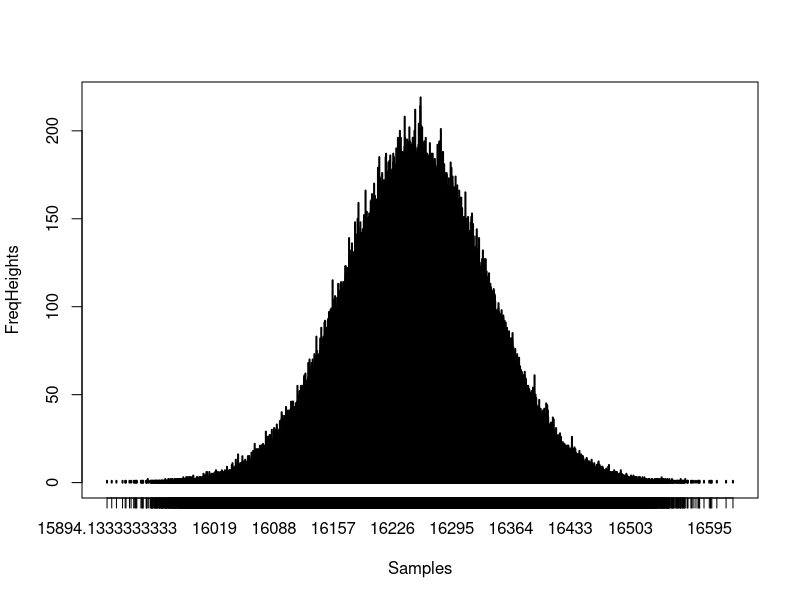
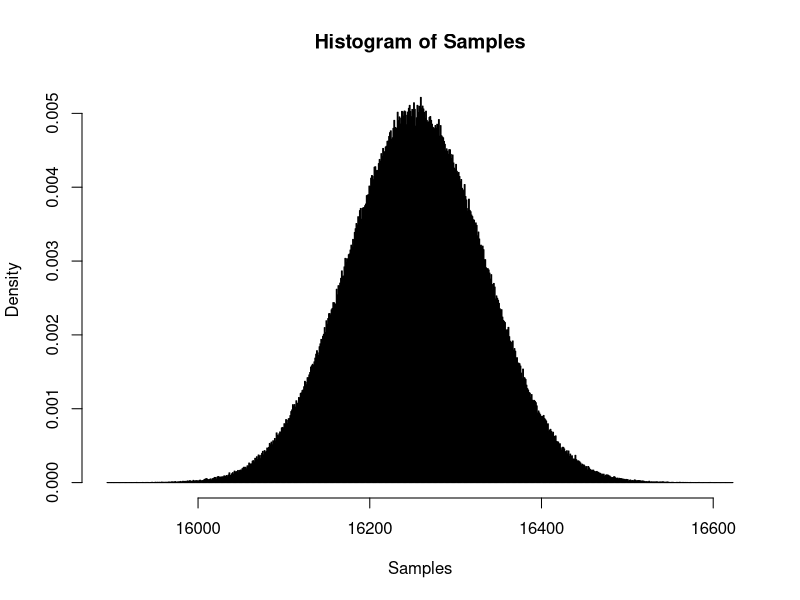
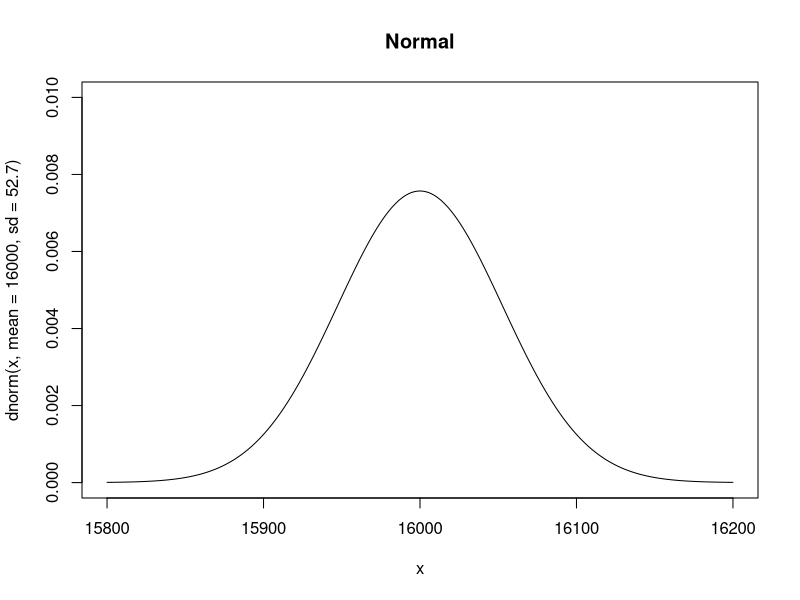
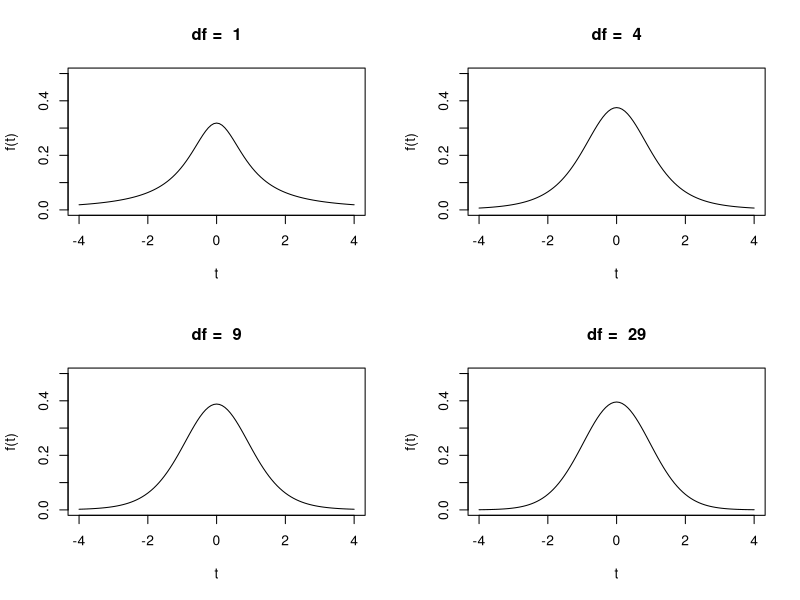
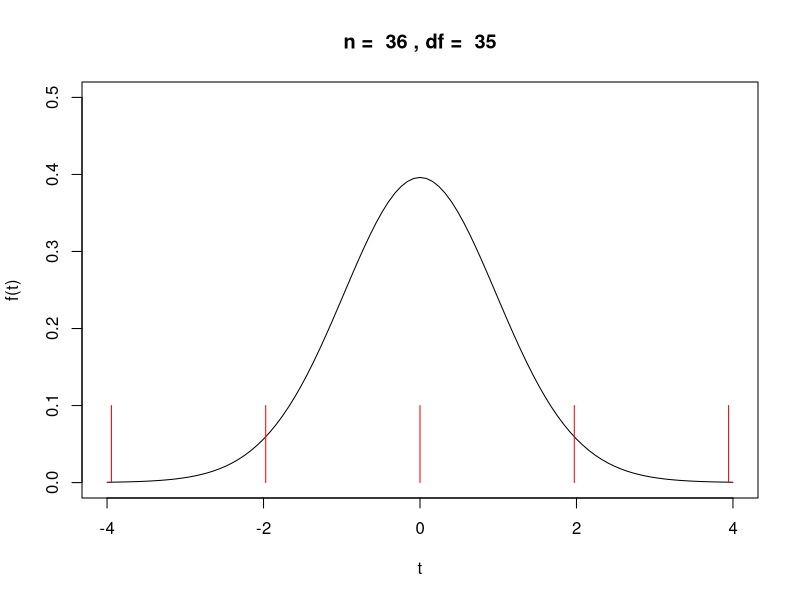
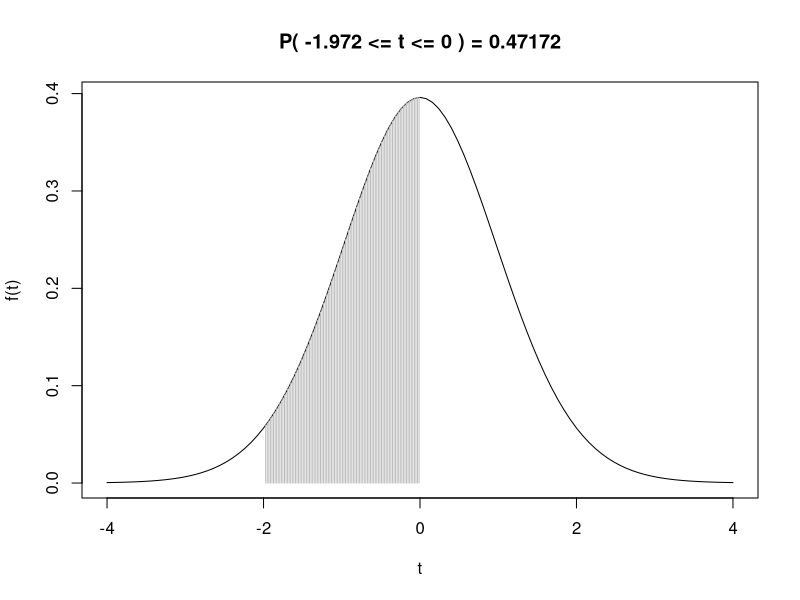
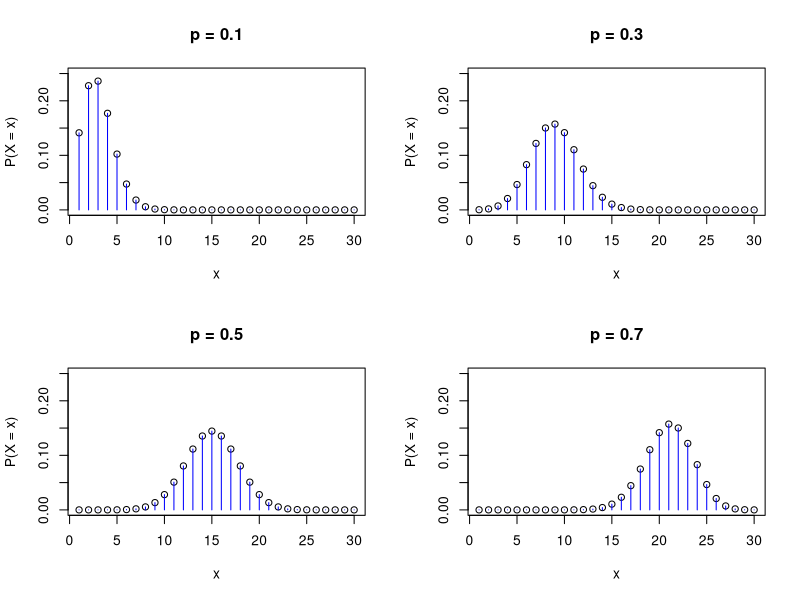
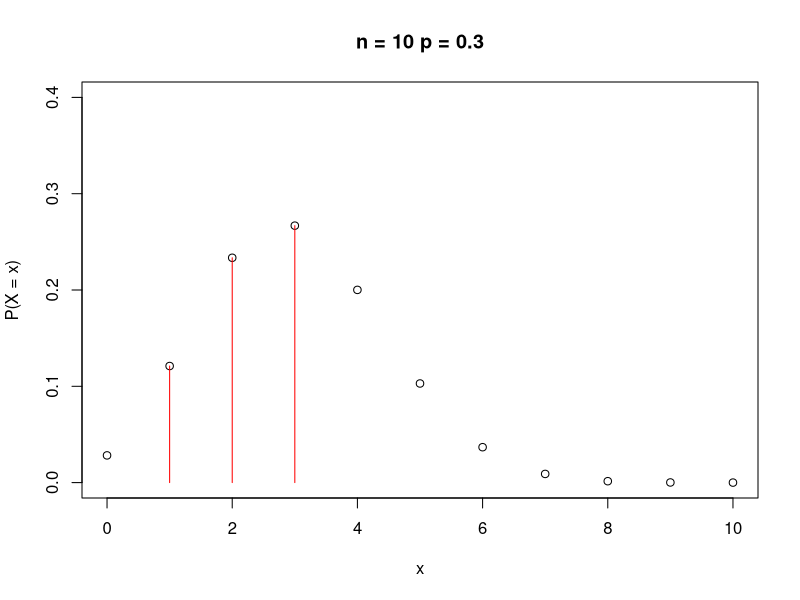

The R script that drew these images, in order: (Note: this script raises an error after producing the figures.)
# 현대적인 확률 : 많은 횟수로 실험을 시행할 때 어떤 사건이 발생하여 관찰되는 비율
# 상대도수에 의한 방법으로 확률을 정의 : 대수의 법칙(Law of large numbers)에 의존
## 대수의 법칙 ? : 아주 많은 횟수로 실험을 실행하게 되면,
##                 어떤 사건이 일어날 상대적 빈도수는 '단 한 번의 시행'에서
##                 그 사건이 일어날 확률(이론적 확률)에 점점 가까워지게 된다.

# 확률변수(Random variable) : 다양하게 나타나는 '사건에 어떤 값을 대응시킨 것'
# 확률분포(Probability Distribution) : 모집단의 표본을 대상으로한 실험에서 얻어지는 사건의 상대도수 분포
# 확률을 배우는 이유 ? : 특정 패턴을 띄는 어떤 사건을 확률변수로 도입하여 
#                        중요한 판단 시점에 확률분포를 참조하여 
#                        불확실한 문제를 논리적으로 추정, 검정할 수 있기 때문이다.

# 확률분포의 종류
# - 이산확률변수(discrete random variable) : 확률변수의 값이 상호배타적이고 유한한 변수 
#                                            ex) X = {1, 2, 3, 4 ....}
# - 이산확률분포(discrete probability distribution) : 이산확률변수 값들의 확률분포
# 기호 : 확률변수 X의 확률 -> P(X = xi) = Pi(i = 1, 2, 3, 4, ..., n) = P(1), P(2), ..., P(n)
# 개별 값(xi)의 확률 : 0 <= P(X) <= 1, (i = 1, 2, 3, 4, ..., n)
# 모두 더한 값 = 1 -> P(x1) + P(x2) + P(x3) + ... + P(n-1) + P(n) = 1
## 확률질량함수(Probability mass function, PMF) : 이산확률변수 X에 대응하는 확률을 함수(f)로 나타낼 때,
##                                                f(X)를 X의 확률질량함수(PMF)라고 한다.
## 기대값 E(X) = x̄ = for(i=1, i<=n, i++) ∑ xi * pi
## 분산 V(X) = ∂^2(X) = E{(x - x̄)^2} = ∑ (xi - x̄)^2 * pi
## 표준편차 ∂(X) = √V(X)

# - 연속확률변수(continuous random variable) : 어떤 구간 안에 있는 셀 수 없이 많은 값을 갖는 확률 변수 
#                                              ex) 실수들
# - 연속확률분포(continuous probability distribution) : 연속확률변수의 확률 분포
# 기호 : 확률변수 X의 확률 -> P(a <= X <= b)
# 구간의 확률 : 0 <= P(a <= X <= b) <= 1
## 확률밀도함수(Probability density function, PDF) : 연속확률변수 X에 대응하는 확률을 함수(f)로 나타낼 때,
##                                                   f(X)를 X의 확률밀도함수(PDF)라고 한다.
##                                                   (보통 확률함수라고 한다.)
## 확률 값 : P(a <= X <= b) = ∫(b, a) f(X) dX (a부터 b사이의 면적)
## 과정 - 사건 -> 확률변수 -> 확률분포 -> 추정 or 검정 -> 활용


# 정규분포(Normal Distribution) ----
## 정규성(normality) : 정규분포의 패턴
## 어떤 분포나 패턴을 알아야 하는 이유 ? : 어떤 현상들이 특정 분포나 패턴을 따른다는 가정으로
##                                         주로 확률을 추정하거나 다양한 검정을 하기 위함.
## 1. 종모양이며 좌우 대칭(평균, 중앙값, 최빈값이 정중앙에 위치한다.)
## 2. 좌우 측면으로 갈수록 곡선이 축에 근접하지만 축과 만나지 않는다.
## 3. 분포의 넓이는 1
## 4. 평균에 의해 분포의 위치가 좌우로 이동하며, 표준편차에 의해 편평함(평활)이 달라진다.
### 모집단의 관찰대상이 많을 때 전수 조사하여 분포를 확인하는
### 비효율적이며 경우에 따라 불가능에 가깝다.

## 중심극한정리(Central Limit Theorem) : 충분히 큰 표본으로 구한 표본평균(x̄)의 분포는
##                                       정규분포에 근접하게 된다.
## 요약 : 표본을 n개씩 가능한 경우의 수만큼 반복하여 추출하면 모집단의 특성치(평균, 표준편차)를
##        정확하게 계산 할 수 있다. 
##        (표본평균과 표본분산(또는 표준편차)을 모집단 모수의 '불편추정량(unbiased estimator)'라 부르는 근거)
### 모집단 표준편차(∂)는 상수로 일정하지만, 표본평균의 표준편차는 n의 크기에 따라 모수(∂)와 달라진다.
### 이처럼 n에 따라 모집단의 표준편차와 달라지는 정규분포 상의 표본평균의 표준편차 ∂ / √n을 '표준오차'라고 부른다.

## Example - 대한민국 30대 여성 350만 명의 키
## Step1. 350만 개의 난수를 생성
Prop <- runif(3500000, min = 15500, max = 17000)
Prop <- as.integer(Prop) # 난수 생성 후 빠른 연산을 위해 정수로 변경

## Step2. 표본추출 후 평균값을 저장할 변수를 만든다.
Samples <- integer(10^6) # 크기만큼 미리 정의하면 for문을 빠르게 돌릴 수 있다.

## Step3. 30개씩 표본추출한 후 평균을 구하고 Samples변수에 저장한다.
for(i in 1 : 10^6){
  s <- Prop[sample(Prop, 30, replace = T)]
  mean_s <- mean(s)
  Samples[i] <- mean_s
}

## Step4. 도수를 구한다.
FreqHeights <- table(Samples)

## Step5. 구한 도수를 Graph로 그린다.
plot(FreqHeights, type = "h", lwd = 2)

## Step6. Histogram을 그린다.
hist(Samples, breaks = 1000, prob = T) # prob 인자로 상대도수 그리기.

## 위 과정을 여러 번 반복하여 분포표를 다시 그려도 표본평균분포의 정규성은 크게 다르지 않다.
## 반복할수록 모양이 조금씩 다르지만 표본평균분포의 패턴, 
## 즉 정규성(Normality)을 받아들일 수밖에 없다. 이를 '경험적 규칙(empirical rule, three-sigma rule)'이라 한다.

x <- seq(from = 15800, to = 16200, length.out = 1000)
ylim <- c(0, 0.01)
plot(x, dnorm(x, mean = 16000, sd = 52.7), main = "Normal", type = "l", ylim = ylim)

## 정규분포를 따르는 모집단으로부터 어떤 표본 하나를 추출할 때, 
## 경험적 규칙에 의해 그 표본이 모집단 평균(μ)로부터
## ±1∂ 사이에 위치할 확률 P(μ - 1∂ <= x <= μ + 1∂) = 0.6827
## ±2∂ 사이에 위치할 확률 P(μ - 2∂ <= x <= μ + 2∂) = 0.9545
## ±3∂ 사이에 위치할 확률 P(μ - 3∂ <= x <= μ + 3∂) = 0.9973


## 표준정규분포(Standart Normal Distribution) : 특정 현상의 단위(cm, kg 등)와 상관없이 
##                                              표준화 값(Z-value, (X - μ) / ∂)으로 나타낸 분포
## 표본이 평균에서 멀어져 있는 정도, 
## 즉 편차(X - μ)가 표준편차(표준오차)의 몇 배인지를 나타내는 값 = Z.
## Z가 1인 곳의 면적 : P(0 < Z < 1) = 0.3413
pnorm(1, mean = 0, sd = 1) - 0.5
## 확률이 95%인 Z를 찾기 위해 양측에 2.5%씩 분배 -> Z = 1.96
qnorm(0.025, mean = 0, sd = 1, lower.tail = F)

## 요약 : 어떤 현상의 확률분포를 정확히 알 수 없을지라도 정규성을 가정한다면
##        특정 구간에 해당하는 확률이나 그 반대의 경우도 표준정규분포만으로도 충분히 계산 가능하다.
## Z-value    확률  Z-value   확률
##     0.5  0.1915    1.645   0.45
##       1  0.3413     1.96 0.4750
##       2  0.4772     2.58 0.4950


## 통계적 추정 
## 신뢰구간(Confidence Interval) : 표본평균의 연속확률분포에 모집단 평균 μ가 포함될
##                                 x̄ ±Z(α)/2 ∂ / √n
## 신뢰수준(Confidence Level), 신뢰도(1 - α), 신뢰계수 : 신뢰구간 내에 모집단 평균 μ가 포함될 확률
## 오차율 : 신뢰구간 밖에 모집단평균이 포함될 확률 (α)
## 추측통계 : 표본평균이 띄는 정규성을 이용하여 모집단의 모수를 추론하는 통계의 유형
### '통계적 추정(Statistical Estimation)' : 표본 통계량으로 모수를 확정적으로 알 수는 없지만,
###                                         확률에서 유래한 '신뢰수준(Confidence Level)'개념을
###                                         이용하여 모수를 추정하는 방법
### '가설 검정(Test)' : 기존 주장이나 가설을 '신뢰도'수준에서 통계량을 이용하여 테스트하는 방법



## 다양한 분포(패턴)들
## 1. t분포 -> 표본의 표준편차를 이용하여 모집단을 추정할 때 '자유도'에 따라 엄밀하게 표준화된
##             표본평균(x̄)의 확률분포를 채택
## 2. 포아송분포 -> 일정한 시간, 거리, 공간 범위에 특정 사건의 결과가 나타날 횟수(X)의 확률 분포
## 3. 지수분포 -> 포아송을 따르는 현상에 이어 다음 결과가 나타나기까지 소요시간(X)의 확률 분포
## 4. 어떤 현상(사건)의 결과가 '두 가지 결과'로만 나타날 때
## 4-1. 이항 분포 -> 특정 결과가 '나타날 횟수(X)'의 확률 분포
## 4-2. 기하 분포 -> 특정 결과가 '처음 나타날 때까지 시도할(또는 실패할) 횟수(X)'의 확률 분포
## 4-3. 초기하 분포 -> n개씩 연속 추출하여(비복원) 'n개중 특정 결과가 나타날 횟수(X)'의 확률 분포


### t-분포(Student t-distribution) - curve(dt()) ----
### : 모집단의 평균을 아는 경우는 드물고 표준편차는 파악하기 힘들다.
###   따라서, 불편추정량으로써 표본표준편차 s를 대신 사용하여 Z를 계산할 수도 있다.
###   Z = (x̄ - μ) / (∂ / √n) = (x̄ - μ) / (S / √n)
###   t = (x̄ - μ) / (S / √n)
###   ※ s를 사용하여 모수를 추정 또는 검정하는 가장 적절한 확률분포
###   평균 = 0, 좌우대칭이며 표본의 수, 자유도 = df(degrees of freedom)에 따라 모양이 달라진다.
par(mfrow = c(2, 2))
n_list <- c(2, 5, 10, 30) # 표본 수 n
df_list <- n_list - 1 # 자유도 df
for(i in 1 : length(df_list)){
  curve(dt(x, df_list[i]), -4, 4, xlab = "t", ylab = "f(t)", ylim = c(0, 0.5),
        main = paste("df = ", df_list[i]))
}

par(mfrow = c(1, 1))
x <- c(25, 24, 24, 27, 29, 31, 28, 24, 25, 26, 25, 18, 30, 28, 23, 26, 27, 23,
       16, 20, 22, 22, 25, 24, 24, 25, 25, 27, 26, 30, 25, 25, 26, 26, 25, 24)
n <- length(x) # n
df <- n - 1 # 자유도
x_mean <- mean(x) # 표본평균
(x_sd <- sd(x)) # 표준편차
(x_se <- x_sd / sqrt(n)) # 표준오차
                         # x̄ = 25, S = 3.043, n = 36, S / √n = 0.507
x_temp <- c(23, 24, 25, 26, 27)
(x_temp_t <- round((x_temp - x_mean) / x_se, 3))
curve(dt(x, df), -4, 4, xlab = "t", ylab = "f(t)", 
      ylim = c(0, 0.5), main = paste("n = ", n, ", df = ", df))
lines(x_temp_t, (x_temp_t - x_temp_t) + 0.1, type = "h", col = "red")

# 예제 - 월간 도서판매량의 95% 신뢰구간
x <- c(29, 24, 27, 28, 24, 25, 26, 26, 28, 26, 25, 26, 27, 26, 19, 25, 26, 26, 26, 25, 25,
       28, 30, 32, 31, 27, 31, 29, 25, 17, 21, 23, 23, 26, 27, 27)
n <- length(x)
df <- n - 1
(mean_x <- mean(x)) # 평균 : 26
(sd_x <- sd(x)) # 표준편차 : 3.04255
(se_x <- sd_x / sqrt(n)) # 표준오차 : 0.5070926
# 모집단 평균의 95% 신뢰구간은?
(t_left <- qt(0.025, df)) # 좌측 t값 : -2.030108
(t_right <- qt(0.975, df)) # 우측 t값 : 2.030108
(interval_left <- t_left * se_x) # 좌측 구간 : -1.029453
(interval_right <- t_right * se_x) # 우측 구간 : 1.029453
(conf_lower <- mean_x + interval_left) # 신뢰 구간 하한 : 24.97055
(conf_upper <- mean_x + interval_right) # 신뢰 구간 상한 : 27.02945
## 요약
conf_lower <- mean_x + qt(0.025, df) * se_x
conf_upper <- mean_x + qt(0.975, df) * se_x
paste("모집단 평균의 95% 신뢰구간 하한은", conf_lower, "상한은", conf_upper)
mean_x + qt(c(0.025, 0.975), df) * se_x
# 모집단의 평균이 특정 범위에 들어갈 확률은?
lower_value <- 25 # 특정 범위 하한 값
upper_value <- 26 # 특정 범위 상한 
(t_left <- (lower_value - mean_x) / se_x) # 하한 값에 해당하는 t-value : -1.972027
(t_right <- (upper_value - mean_x) / se_x) # 상한 값에 해당하는 t-value : 0
(p_left <- 1 - pt(t_left, df)) # 하한 t-value의 확률(왼쪽꼬리) : 0.971725
(p_right <- 1 - pt(t_right, df)) # 상한 t-value의 확률(왼쪽꼬리) : 0.5
(p_result <- p_left - p_right) # 0.471725
curve(dt(x, df), -4, 4, xlab = "t", ylab = "f(t)", main = paste("P(", round(t_left, 3), "<= t <=",
                                                                round(t_right, 3), ") =", 
                                                                round(p_result, 5)))
t_range <- seq(t_left, t_right, 0.02)
lines(t_range, dt(t_range, df), type = "h", col = "grey")


### 이항분포(Binomial distribution) - dbinom() ----
### : 두 가지의 결과로 나타나는 어떤 사건이 있을 때, n번 시행에서 
###   x번 특정 결과(성공, 실패)가 나타날 확률분포
### ※ 이항분포를 구성하는 사건의 결과는 '베르누이 과정'이라는 특성이 있다.
###    - 베르누이 과정
###      1. 개별 시행에서 두 가지 결과만 나타난다. (앞, 뒤), (성공, 실패) 등
###      2. 각 시행은 독립적이다. (전후 수행간 관계가 없고, 서로 영향을 주지 않는다.)
###      3. 각 시행에서 특정 결과가 나오는 확률은 변하지 않는다.
###         ex) '동전을 던질 때 마다 앞면이 나올 확률이 매번 달라지지 않는다'는 의미.
###    - 베르누이 과정을 통해 n번 시행에서 x번 특정 결과가 나타날 확률
###      P(X = x) = n! / (x! * (n - x)!) * P^x * (1 - P)^(n - x)
###      n = 시행횟수, x = 특정 결과 횟수, P = 특정 결과 확률, (1 - P) = 특정 결과 이외의 확률,
###      n * p = 평균, n * p * (1 - p) = 분산

# 예제
# Step1. 여러 개 그래프를 그릴 준비.
par(mfrow = c(2, 2))

# Step2. 시행 횟수와 각 시행 확률을 설정한다.
n <- 30 # 시행횟수
p_list <- c(0.1, 0.3, 0.5, 0.7) # 발생확률

# Step3. Graph를 그린다.
for(i in 1 : length(p_list)){
  p_x <- dbinom(x = 1 : n, n, p_list[i])
  plot(x = 1 : n, p_x, xlab = "x", ylab = "P(X = x)", ylim = c(0, 0.25),
       xlim = c(1, n), main = paste("p =", p_list[i]))
  x_seq <- seq(1, n, 1)
  lines(x_seq, p_x, type = "h", col = "blue")
}

## 여행패키지 - 이항분포를 통한 확률 구하기
##              서울시민을 무작위로 10씩 뽑아 그 중 유럽 여행자가 5명이 포함될 확률?
##              P(X = 5) = 10! / (5! * (10 - 5)!) * 0.3^5 * (1 - 0.3)^(10 - 5) = 0.2
## Step1. 시행횟수와 시행 확률을 설정한다.
n <- 10 # 시행횟수
p <- 0.3 # 각 시행마다 특정 결과가 나올 확률

## Step2. 알고 싶은 확률값의 범위를 설정
x_list <- c(0 : n)
x_lower <- 1
x_upper <- 3 # 유럽 여행자가 1명부터 3명까지 포함될 확률을 알고 싶다.

## Step3. 확률 값을 구한다.
round(dbinom(x_list, n, prob = p), 3)

## Step4. 알고 싶은 확률 값만 구한다.
round(dbinom(x_lower : x_upper, n, prob = p), 3)
sum(dbinom(x_lower : x_upper, n, prob = p)) # P(1 <= X <= 3) = 0.6213

## Step5. 그래프를 그린다.
par(mfrow = c(1, 1))
p_x <- dbinom(x_list, n, p)
plot(x_list, p_x, xlab = "x", ylab = "P(X = x)", ylim = c(0, 0.4), xlim = c(0, n),
     main = paste("n =", n ,"p =", p))
x_seq <- seq(x_lower, x_upper, 1)
lines(x_seq, dbinom(x_seq, n, p), type = "h", col = "red")


### 기하분포(Geometric distribution) - dgeom() ----
### : 특정 결과가 처음 나타나기 전까지 시도할(또는 실패할) 횟수(X)를 확률변수로 하는 분포
###   P(X = x) = (1 - p)^x * p (x = 1, 2, 3, ...)
###   x = 특정 결과 발생전 시도(실패) 횟수, p = 특정 결과 확률, (1 - p) = 특정 결과 이외의 확률
###   1 / p - 1 = 평균, (1 - p) / p^2 = 분산
### ※ 확률변수는 0 또는 1에서 시작할 수 있다.
###    - 0부터 시작 : 성공할 때까지 시도(혹은 실퍠)한 횟수
###                   P(X = x) = (1 - p)^x * p, (x = 0, 1, 2, 3 ...)
###    - 1부터 시작 : x번 시행 후 첫 번째 성공할 확률
###                   P(X = x) = (1 - p)^(x - 1) * p, (x = 1, 2, 3 ...)
###      ex) 개별 확률이 0.3인 경우, 0부터 시작 - x = 1일 때 확률 = 0.3 * 0.7 = 0.21
###                                  1부터 시작 - x = 1일 때 확률 = 1 * 0.3 = 0.3
###          0부터 시작하는 경우 x = 1의 의미 : 한 번 실패했다. / 두 번 시행할 때 성공했다.
###                                             1부터 시작하는 경우의 x = 2와 확률이 같다.
###          1부터 시작하는 경우 x = 1의 의미 : 1번 시행했다. / 한 번도 실패하지 않았다.
###                                             0부터 시작하는 경우의 x = 0과 확률이 같다.
###          R은 0부터 시작하는 경우에 해당하는 확률값을 구해준다.
# Step1. 그래프 개수를 설정한다.
par(mfrow = c(2, 3))

# Step2. 개별 확률과 시행할 횟수를 설정한다.
p_list <- c(0.1, 0.2, 0.3, 0.4, 0.5, 0.7) # 그래프로 그릴 개별 확률들
x_list <- 50 # 발생하는 횟수(1부터 x축에 보여줄 최대값)

# Step3. 그래프를 그린다.
for(i in 1 : length(p_list)){
  p_x <- dgeom(x = 0 : x_list, p_list[i])
  plot(x = 0 : x_list, p_x, xlab = "x", ylab = "P(X = x)", ylim = c(0, p_list[i] + 0.1),
       xlim = c(0, x_list), main = paste("p =", p_list[i]))
  x_seq <- seq(0, x_list, 1)
  lines(x_seq, p_x, type = "h", col = "blue")
}

## 여행패키지 - 기하분포를 이용한 확률 구하기
##              두 번 실패 후 세 번째에 유럽여행자를 발견할 확률?
## Step1. 개별 확률을 설정
p <- 0.3 # 발생 확률

## Step2. 시행 횟수를 설정
x_list <- c(0 : 30)

## Step3. 살펴볼 범위를 설정
x_lower <- 3 # 사례 하한
x_upper <- 5 # 사례 상한

## Step4. 확률 값 구하기
round(dgeom(x_list, prob = p), 3)

## Step5. 알고 싶은 범위의 각각 확률 값 구하기
round(dgeom(x_lower : x_upper, prob = p), 3)

## Step6. 합산된 확률값 구하기
sum(dgeom(x_lower : x_upper, prob = p))

## Step7. 그래프 그리기
par(mfrow = c(1, 1))
p_x <- dgeom(x_list, prob = p)
plot(x_list, p_x, xlab = "x", ylab = "P(X = x)", ylim = c(0, 0.4), xlim = c(0, 30),
     main = paste("p =", p))
x_seq <- seq(x_lower, x_upper, 1)
lines(x_seq, dgeom(x_seq, prob = p), type = "h", col = "red")


### 초기하분포(Hyper-geometric distribution) - dhyper() ----
### : 표본공간에 특정 현상 m개와 그 외의 현상 n이 있고, k개 표본을 '비복원' 추출하여
###   추출한 k개중 특정 결과가 나타날 개수(X)의 확률을 이용한다.
# Step1. 필요한 값을 설정한다.
par(mfrow = c(2, 3))
m <- 100 # 전체중 특정 현상 
n <- 200 # 전체중 특정 현상 외 수

# Step2. 추출할 표본의 수를 설정한다.
k_list <- c(50, 100, 150, 200, 250, 300) # 추출하는 표본의 수
x_list <- c(80) # 추출한 표본중 특정 결과의 수

# Step3. 그래프로 나타낸다.
for(i in 1 : length(k_list)){
  p_x <- dhyper(x = 1 : x_list, m, m + n, k_list[i])
  plot(x = 1 : x_list, p_x, xlab = "x", ylab = "P(X = x)", ylim = c(0, 0.15),
       xlim = c(1, x_list), main = paste("k =", k_list[i]))
  x_seq <- seq(1, x_list, 1)
  lines(x_seq, p_x, type = "h", col = "blue")
}

## 이벤트 예제 - 초기하 분포를 이용한 확률 구하기
##               10명을 임의로 선정했을 때, 자사의 고객이 티켓을 한 장도 받지 못할 확률?
par(mfrow = c(2, 2))
m <- 121 # 전체 중 특정 현상 수
n <- 206 # 전체 중 특정 현상 외 수
k <- 10 # 추출하는 표본의 수
x <- 0 # 추출한 표본 중 특정 결과의 수
x_list <- 10 # 추출한 표본 중 특정 결과의 수
round(dhyper(0 : x_list, m, m + n, k), 5) # 회원이 한 명도 선정되지 않을 확률 = 4.133%

# 3 ~ 5명일 확률?
par(mfrow = c(1, 1))
x_lower <- 3 # 사례 하한
x_upper <- 5 # 사례 상한
sum(round(dhyper(x_lower : x_upper, m, m + n, k), 5))
p_x <- dhyper(0 : x_list, m, m + n, k)
plot(x = 0 : x_list, p_x, xlab = "x", ylab = "P(X = x)", ylim = c(0, 0.30),
     xlim = c(1, x_list), main = paste("k =", k, "x =", x))
x_seq <- seq(x_lower, x_upper, 1)
lines(x_seq, dhyper(x_lower : x_upper, m, m + n, k), type = "h", col = "red")


### 포아송분포(Poisson distribution) - dpois() ----
### : 일정한 시간, 거리, 공간 범위에 특정 결과가 나타날 횟수(X)의 확률 분포
###   매우 낮은 사건들의 이산적인 확률분포 ex) 일정 시간 동안 걸려오는 전화 콜 수, 매장 방문자 수 ..
### ※ 이항분포 : 시행 횟수에 따라 두 가지 결과 중 특정 결과가 발생할 확률을 분포로 나타낸다.
###   포아송분포 : 시행횟수가 아닌 '평균발생횟수 λ(lambda)'에 따라 일정한 시간이나 공간에서
###                특정 결과가 독립적으로 발생할 확률을 분포로 나타낸다.
###   P(X = x) = e^(-λ) * λ^x / x!, (x >= 0)
###   λ = μ = 평균 = 분산, e = 2.71828
par(mfrow = c(2, 3))
lambda_list <- c(3, 5, 10, 15, 20, 30) # 평균 리스트
x_list <- 30 # 발생하는 횟수 (1부터 X축에 보여줄 최대값)
for(i in 1 : length(lambda_list)){
  p_x <- dpois(x = 0 : x_list, lambda_list[i])
  plot(x = 0 : x_list, p_x, xlab = "x", ylab = "P(X = x)", ylim = c(0, 0.25), xlim = c(0, x_list),
       main = paste("lambda =", lambda_list[i]))
  x_seq <- seq(0, x_list, 1)
  lines(x_seq, p_x, type = "h", col = "blue")
}

## 포아송 분포를 이용한 확률 구하기 - 일주일에 평균 발생할 소동 횟수 0 ~ 20의 확률
lambda <- 5 # 평균 (일주일 평균 소동횟수)
x_list <- c(0 : 20)
(p_list <- round(dpois(x_list, lambda), 5)) # 0 ~ 20 까지 확률
# 취객소동이 발생하지 않을 확률? μ = 5 / 7 = 0.7143
#                                P(X = 0) = e^(-0.7143) * 0.7143^0 / 0! = 0.4895417
lambda_day <- lambda / 7 # 평균 (하루 평균 소동횟수)
(p_x_0 <- dpois(0, lambda_day)) # 하루 소동횟수 0회일 확률
# 일주일간 최객소동이 3회 이상일 확률? P(X >= 3) = 1 - P(0 <= X <= 2)
#                                      = 1 - 0.00674 - 0.03369 - 0.08422 = 0.875348
par(mfrow = c(1, 1))
x <- 3 # X이상의 확률을 포아송 분포에 표시한다.
(p_x_above3 <- 1 - sum(dpois(c(0 : x - 1), lambda))) # 1에서 x미만 확률을 뺀다.
p_x <- dpois(x_list, lambda)
plot(x_list, p_x, xlab = "x", ylab = "P(X = x)", ylim = c(0, 0.25), xlim = c(0, 20),
     main = paste("lambda =", lambda, ", X >=", x))
x_seq <- seq(x, 20, 1)
lines(x_seq, dpois(x_seq, lambda), type = "h", col = "red")
             # 포아송분포는 어떤 결과의 발생횟수를 확률변수로 하는 이산확률분포
qpois(seq(0, 0.95, 0.05), 5) # 확률에 해당하는 발생 횟수, 평균(lambda) = 5


### 지수분포(Exponential distribution) - dexp() ----
### : 포아송을 따르는 특정 결과가 발생한 후 다음 결과가 나타나기까지 간격(X)을 확률변수로 갖는다.
###   즉, '특정 결과들 사이의 시간, 공간 등의 크기'의 분포로 연속확률분포에 해당한다.
###   ex) 걸려오는 전화콜 사이의 시간 간격, 매장 방문자 후 다음 방문자 사이의 간격,
###       출생이나 재해 후 다음 출생이나 재해까지의 시간 간격, 제품의 결점 이후 다음 결점까지의 공간간격.
###       - 시간당 전화가 평균 6건 걸려온다면, 걸려온 시점간 간격은 1 / 6에 해당하는 10분이다.
###       -> 지수분포의 평균 = 포아송분포 평균의 역수
### ※ 지수분포 : '시간 또는 공간'이라는 확률변수로 나타나는 연속확률분포
###   포아송분포 : '횟수'라는 확률변수로 나타나는 이산확률분포
###   f(x) = λ * e^(λ(-x)), (x > 0)
###   P(X >= x) = e^(λ(-x)) : 다음사건 발생까지 간격, e = 2.7
###   λ = 1 / μ = 지수의 평균과 표준편차
par(mfrow = c(2, 3))
rate_list <- c(1, 0.2, 0.3, 0.5, 0.7) # Rate 리스트
x_list <- 10 # 발생하는 횟수
curve(dexp(x, rate_list[1]), 0, x_list, ylab = "f(x)", xlab = "x", cex.axis = 1)
for(i in 2 : length(rate_list)){
  curve(dexp(x, rate_list[i]), add = T, col = i)
}
legend(6, 1, paste("rate =", rate_list), col = 1 : length(rate_list), pch = "_____")
for(i in 1 : length(rate_list)){
  curve(dexp(x, rate_list[i]), 0, x_list, ylab = "f(x)", xlab = "x", ylim = c(0, 1),
        main = paste("rate =", rate_list[i]), col = i)
}

## 지수분포를 이용한 확률 구하기 - 확률계산을 위해 포아송함수는 시간당 횟수, 
##                                 지수함수는 사건당 시간간격을 요구하므로 시간당 평균 5건의 통화를
##                                 한 통화당 평균 12분으로 단위를 변환한다.
lambda_min <- 12 # 평균 통화간격
x_list <- seq(1, 20, 1)
round(pexp(x_list, rate = 1 / lambda_min, lower.tail = F), 5) # 1분 ... 20분 이후 통화확률
round(pexp(x_list, rate = 1 / lambda_min), 5) # 1분 ... 20분 이내 통화확률
# 방금 전화통화를 마친 직원에게 앞으로 5분 뒤에(5분 이후에) 전화가 올 확률?
#                                      P(X >= 5) = e^(1/12*(-5)) = 0.65924
x <- 5
round(pexp(x, rate = 1 / lambda_min, lower.tail = F), 5) # 5분이후 통화확률
# 방금 전화통화를 마친 직원에게 앞으로 6분 후 10분 이내에 전화가 올 확률?
#                                      P(6 <= X <= 10) = e^(1/12*(-6)) - e^(1/12*(-10))
#                                                      = 0.60653 - 0.4346 = 0.17193
par(mfrow = c(1, 1))
x_lower <- 6; x_upper <- 10 # 특정 시간 사이에 통화할 확률
p_lower <- round(pexp(x_lower, rate = 1 / lambda_min, lower.tail = F), 5)
p_upper <- round(pexp(x_upper, rate = 1 / lambda_min, lower.tail = F), 5)
p_lower - p_upper
curve(dexp(x, rate = 1 / lambda_min), 0, 40, xlab = "x", ylab = "f(x)", ylim = c(0, 0.12),
      main = paste("Rate =", round(1 / lambda_min, 3), ",", x_lower, " <= X <=", x_upper))
x_seq <- seq(x_lower, x_upper, 0.02)
lines(x_seq, dexp(x_seq, rate = 1 / lambda_min), type = "h", col = "red")



# 가설검정(Hypothesis test) : 모집단의 모수에 대해 기존 통설을 가설로 설정하고 
#                             표본을 추출하여 얻은 통계량으로 가설의 진위를 판단하는 방법
# ※ 진위를 판단한다고 하여 옳고 그름을 확정하는 방법은 아니다.
#    즉, 통계란 '검증(verify)'이 아니라 '검정(test)'하는 방법론
#    - 기존 주장이나 통설로써 가설검정의 대상이 되는 경우는 다음과 같다.
#      1. 대한민국 성인 남성의 독서량은 1년에 10권이다.
#      2. A회사에서 출시한 '오래 타'타이어의 수명은 95,000km 이상이다.
#      3. 임산부에게 적절한 커피 음용량은 500ml이하이다.
#      4. 대한민국 직장인의 1년 노동시간은 2900시간이다.

## 양측검정과 단측검정 - 정규분포를 가정하고 95% 신뢰수준으로 검정할 때
## 가설1. 검정을 위해 추출한 표본통계량이 10권에 가까우면 가설이 옳다고 말할 수 있다.
##        반대로 표본통계량이 10권보다 매우 작거나 아래 그림처럼 매우 크면 가설이 옳지 않다고 말할 수 있다.
##        따라서, 가설의 채택구간(신뢰구간)은 분포의 중앙으로부터 좌우로 95% 영역이며,
##        가설의 기각구간은 채택구간을 벗어난 왼쪽이나 오른쪽 각각 2.5% 영역에 해당한다.
##        -> 검정을 위해 양측 꼬리부분에 표본통계량이 위치하는지 확인하는 유형
##           = 양측검정(two-sided test, two-tail test)
## 가설3. 검정을 위해 추출한 표본통계량이 500ml에 가깝거나 적으면 가설이 옳다고 말할 수 있다.
##        반대로 표본통계량이 500ml보다 매우 크면 가설이 옳지 않다고 말할 수 있다.
##        따라서, 가설의 채택구간(신뢰구간)은 분포의 좌측 50%를 포함하여 우측 45% 영역까지 포함하며,
##        가설의 기각구간은 채택구간을 벗어난 우측 5% 영역에 해당한다.
##        -> 검정을 위해 분포의 단측 꼬리부분에 표본통계량이 위치하는지 확인하는 유형
##           = 단측검정(one-sided test, one-tail test)

## 가설검정 절차 - 기존 주장이나 새로운 발견에 대해 다음과 같은 영향력을 주는 테스트 과정
##                 1. 어떤 현상에 대한 기존 주장이나 통설을 재확인하기 위하여
##                 2. 어떤 현상에 대한 기존 주장이나 통설을 반박하기 위하여
##                 3. 어떤 현상에 대한 새로운 발견을 제안하기 위하여
## 논리적 절차 - 1. '가설을 검정'하고 (기존 통설, 내 주장)
##               2. 분석에 적절한 '신뢰수준(1 - 유의수준)'으로
##               3. 귀무가설 채택여부를 결정할 수 있는 '임계치를 결정'한다.
##               4. 이후 검정을 위해 추출한 '표본통계량을 임계치와 비교'하여
##               5. 귀무가설의 '채택과 기각여부를 판단'한다.

## '가설 검정'
## - 귀무가설(Null Hypothesis, H0) : 모집단의 특성치(모수)에 대한 통설이나 주장
## - 대립가설(Alternative Hypothesis, H1) : 이에 대립하는 주장
## ex) 통계서적의 평균 판매량이 25권이 아닐 것이라는 의문.
##     -> 귀무가설과 대립가설을 '같다'와 '같지 않다'로 구성 = 등호형태의 귀무가설 = 복합가설
##        H0 : μ = 25 / H1 : μ ≠ 25
##     평균 판매량이 25권보다 클 것이라는 의문.
##     -> 부등호형태의 귀무가설 = 단순가설
##        H0 : μ <= 25 / H1 : μ > 25

## '유의 수준(significance level) 설정'
## - α오류(제1종 오류) : 귀무가설이 옳은데도 귀무가설을 기각하는 경우
## - β오류(제2종 오류) : 귀무가설이 틀린데도 귀무가설을 채택하는 경우
## - 추정의 논리 : 표본을 100번 추출하면, 표본평균 100개 중 95개는 이 구간에 들어간다.
## - 검정의 논리 : 한 번 추출한 표본평균이 이 구간 안에 들어갈 확률은 95%이다.
##                 들어가지 않을 확률은 5%, α오류 = 0.05
## ※ 귀무가설이 옳은데도 기각함으로써 발생하는 위험이나 경제적 손실, 
##    그리고 연구의 중요도를 고려하여 'α오류의 혀용치'를 조절해야 한다.
##    if) 연구가 매우 중요 - 오류 혀용치를 1%로 낮춘다.
##    -> 반대의 상황이 발생하여, 귀무가설의 신뢰구간이 99%로 넓음에도 불구하고 
##       표본통계량이 그 범위를 벗어나 1% 구간에 포함된다면 매우 중요한 의미를 가진 분석결과(발견)가 된다.
##       따라서, 유의수준 = 'α오류 허용치' (보통 0.01, 0.05, 0.1로 설정)

## '임계치와 채택 / 기각영역 추출'
## ex) 정규분포 밀도함수 dnorm(), 확률함수 pnorm(), 표준화값함수 qnorm()을 이용하여
##     모집단의 95% 신뢰구간을 추정
## Step1. 먼저 데이터를 만든다.
x <- c(25, 24, 24, 27, 29, 31, 28, 24, 25, 26, 25, 18, 30, 28, 23, 26, 27, 23, 
       16, 20, 22, 22, 25, 24, 24, 25, 25, 27, 26, 30, 25, 25, 26, 26, 25, 24)

## Step2. 데이터의 길이와 자유도를 저장한다.
n <- length(x)
df <- n - 1

## Step3. 표본 평균을 구한다.
(mean_x <- mean(x))

## Step4. 표준편차를 구한다.
(sd_x <- sd(x))

## Step5. 표준오차를 구하고 alpha를 설정한다.
(se_x <- sd_x / sqrt(n)) # 표준오차
alpha <- 0.05 # 양측이므로 alpha / 2
conf_level <- 1 - alpha # 신뢰구간은 1에서 alpha값을 뺀 0.95

## Step6. 좌우 각각의 z값을 구한다.
### 모집단 평균의 95% 신뢰구간?
(z_left <- qnorm(alpha / 2, 0, 1))
(z_right <- qnorm(1 - alpha / 2, 0, 1))

## Step7. 좌우 구간 값을 구한다.
(interval_left <- z_left * se_x) # 좌측 구간
(interval_right <- z_right * se_x) # 우측 구간

## Step8. 신뢰구간 상하한 값을 구한다.
(conf_lower <- mean_x + interval_left)
(conf_upper <- mean_x + interval_right)

## 요약
conf_lower <- mean_x + qnorm(alpha / 2, 0, 1) * se_x
conf_upper <- mean_x + qnorm(1 - alpha / 2, 0, 1) * se_x
paste("모집단 평균의", conf_level * 100, "% 신뢰구간 하한은", conf_lower, "상한은", conf_upper)

mean_x + qnorm(c(alpha / 2, 1 - alpha / 2), 0, 1) * se_x

qnorm(c(alpha / 2, 1 - alpha / 2), mean_x, se_x)
                                   # 95% 신뢰수준 임계치가 의미하는 바
                                   # - 표본을 100번 추출한다면 95번은 신뢰구간에 들어가고 
                                   #   5번은 벗어나는 구간의 상한과 하한값
## 유의수준 0.01
alpha <- 0.01
conf_level <- 1 - alpha
qnorm(c(alpha / 2, 1 - alpha / 2), 0, 1)
qnorm(c(alpha / 2, 1 - alpha / 2), mean_x, se_x)


## '검정통계량과 임계치의 비교'
## 검정통계량(test statistic) : 귀무가설의 임계치와 비교하기 위해 추출한 표본통계량
##                              단위가 있는 표본통계량이나 표준화한 Z값 혹은 p-value를 활용
## 1. 단위가 있는 검정통계량을 임계치와 비교 : 26은 귀무가설 신뢰구간의 한계 값 [24.001, 25.999] 밖에 있다.
## 2. 표준화한 Z값으로 임계치와 비교 : Z = (x̄ - μ) / (∂ / √n) = (26 - 25) / (3.0425 / √36) = 1.9720
##    95%신뢰구간의 Z임계값 = ±1.96, 검정통계량 26의 Z값 = 1.9720 -> 귀무가설 채택구간의 우측 밖에 위치한다.
## 3. 유의수준과 p-value를 비교 : 검정통계량의 Z값 1.9720에 해당하는 확률 = 0.4757, p-value = 0.5 - 0.4757 = 0.0243
##    유의수준 α / 2 = 0.05 / 2 = 0.025보다 실제 '검정통계량이 위치한 지점의 α오류 확률(p-value)'이 더 작다.
##    즉, 임계치를 벗어난 검정통계량의 위치에서 귀무가설 기각을 결정해도 오류 확률이 더 적으므로 타당한 판단.

## '결론'
## - 검정통계량(x̄ = 26, Z = 1.972, p-value = 0.0228)을 임계치(25.994, Z = 1.96, α / 2 = 0.025)와 비교한 결과,
##   귀무가설 채택 구간 밖에 검정통계량이 존재하므로 95% 신뢰수준에서 귀무가설을 기각한다.

## '모집단 평균을 이용한 가설검정의 유형'
## 1. 표본의 크기가 충분히 크면 - 모집단 분포가 정규분포인지 여부와 관계없이 중심극한 정리(CLT)에 의해
##                                표본평균의 분포가 정규분포에 근접하게 되므로 검정통계량으로 Z = (x̄ - μ) / (∂ / √n)를 사용한다.
##                                ∂를 모른다면 불편추정량인 표본평균의 표준편차 'S'를 사용한다.
## 2. 모집단의 분포가 정규분포라면 - 표본의 크기와 관계없이 검정통계량으로 Z = (x̄ - μ) / (∂ / √n)를 사용한다.
##                                   ∂를 모른다면 불편추정량인 표본평균의 표준편차 'S'를 사용한다.

### '단일 집단 평균에 대한 검정'
### 1. ∂를 아는 경우 - 모집단의 모수인 표준편차(∂)는 관찰치들이 평균(μ)에서 어느 정도 흩어져있는지를 나타낸다.
###                    따라서 ∂를 알고 있음은 대부분 평균을 알고 있음을 의미한다.
### 스마트폰 A/S센터의 접수시간 가설검정
### - 80개 지점 전체의 접수시간 평균 = 1.491951분, 표준편차 = 0.523208
###   1년 후 지점은 102군데로 늘었고 접수 응대시간이 1.5분이상으로 길어졌다.
###   80개 지점을 무작위로 추출하여 조사하였더니 평균 = 1.600311분, 표준편차 = 0.4977302
### (1) 가설설정(양측검정) - H0 : μ = 1.491951분, 담당 직원은 업무를 적절하게 수행하고 있다.
###                          H1 : μ ≠ 1.491951분, 담당 직원은 업무를 적절하게 수행하고 있지 않다.
### (2) 유의수준 - α = 0.05, 접수담당 직원이 적절하게 업무를 처리함에도 불구하고 
###                          조치가 필요하다는 결론을 내리는 확률이 0.05
### (3) 임계값과 기각영역의 산출 - 귀무가설의 95% 신뢰구간(채택영역)의 Z-value = ±1.96
### (4) 검정통계량의 계산 - Z = (x̄ - μ) / (∂ / √n) = (1.600311 - 1.491951) / (0.5232008 / √80)
###                                                = 0.10836 / 0.05849563 = 1.852446
### (5) 임계치와 검정통계량의 비교 - 귀무가설의 95% 신뢰구간(채택영역)의 표준화 임계치 Z0 = ±1.96,
###                                  검정통계량은 Z = 1.852446로 임계치의 95% 신뢰구간에 포함된다.
###                                  임계치의 실제 값 = (x̄ - 1.600311) / 0.05849563 = ±1.96, x̄  = [1.377302, 1.606601]
### (6) 결론 - A/S센터의 접수 담당직원의 응대시간은 95% 신뢰수준에서 1.491951분이라는 주장을 채택한다.
###            직원들에게 별다른 조치가 필요 없다.

### 2. ∂를 모르는 경우 - 불편추정량인 표본의 표준편차 S를 이용하여 모집단의 평균에 대한 가설검정을 수행한다.
###                      모집단의 정규분포 여부에 관계없이 중심극한정리(CLT)에 의해 표본평균의 분포도
###                      정규분포에 근접하게 되므로 모집단의 정규성 여부에 관계없이 Z-value를 검정통계량으로 가설검정한다.
### Facebook 광고를 통한 가설검정
### - (주) 메가폰이 광고주와 계약한 하루 노출 60,000건 이상이라는 주장. 하루 평균 = 57.715회, 표준 편차 = 4388.82
### (1) 가설설정(양측검정) - H0 : μ >= 60,000건, (주)메가폰의 하루 평균 광고노출 수는 최소한 60,000 건이다.
###                          H1 : μ <  60,000건, (주)메가폰의 하루 평균 광고노출 수는 60,000 건보다 작다.
### (2) 유의수준 - α = 0.01
### (3) 임계값과 기각영역의 산출 - 귀무가설의 99% 신뢰구간(채택영역)의 t-value = tn-1, α = t36-1, 0.01 = -2.438
### (4) 검정통계량의 계산 - Sx̄ = S / √n = 4388.82 / √36 = 731.47
###                         t = (x̄ - μ) / Sx̄  = (57,716 - 60,000) / 731.47 = -3.123
### (5) 임계치와 검정통계량의 비교 - 귀무가설의 99% 신뢰구간(채택영역)인 임계치 t-value = -2.438을 기준으로
###                                  검정통계량 -3.123은 채택영역 밖에 위치함을 알 수 있다.
###                                  표준화 값 t-value대신 실제 단위값으로 임계치를 계산하면
###                                  t = (x̄ - μ) / Sx̄  = (x̄ - 60,000) / 731.47 = -2.438
###                                  임계값 -2.438은 실제 단위로는 x̄ = 58216.88건에 해당하며,
###                                  표본통계량 57,716은 임꼐치에서 좌측으로 벗어났다.
### (6) 결론 - (주)메가폰의 하루평균 광고노출 수는 60,000건 이상이라는 주장을 99% 신뢰수준에서 기각한다.
# t.test()함수를 이용한 검정
DF <- read.csv("H_test_mean_exposure.csv", fileEncoding = "UTF-8")
x <- DF$exposure
t.test(x, alternative = "less", mu = 60000, conf.level = 0.99)


## '두 모집단 평균 차이에 대한 검정' - 두 모집단의 "평균이 차이가 없다"는 기존 주장을 검정한다.
##                                        기존 주장에 배타적인 입장은 "평균에 차이가 없다고 할 수 없다."이다.
##    - 독립표본의 경우 : 표본들 사이에 관계나 인과가 없는 모집단 1과 2로부터 
##                        각각 n1, n2 개의 표본을 독립적으로 추출하여 두 모집단 표본평균간에 차이가 있는지를 검정한다.
##                        ex) 미래고등학교 3학년 120명과 노을고등학교 3학년 108명의 성적에 차이가 있는지를 검정
##    - 대응표본의 경우 : 학습이나 처리 등에 의해서 동일한 집단의 사전 사후 특성치가 달라지는지를 검정한다.
##                        표본통계량은 동일한 사람이나 물건을 대상으로 하므로 관찰대상의 사전사후 특성치를 서로 대응시켜 검정한다.
##                        ex) 120명의 미래고등학교 3학년 학생들이 EBS교육방송을 
##                            시청하기 전의 성적과 시청 후의 성적에 차이가 있는지를 검정
##    - 평균 = μ1 - μ2, 분산 = ∂1^2 / n1 + ∂2^2 / n2, 표준편차 = √(∂1^2 / n1 + ∂2^2 / n2)

### 1. 가설설정 - H0 : μ1 = μ2 or μ1 - μ2 = 0
###               H1 : μ1 ≠ μ2 or μ1 - μ2 ≠ 0, 보통 μ1 - μ2를 D로 표현한다.

### 2. 세 가지 가설검정 방법 - 등분산, 정규성, n의 크기를 고려한다.
### 1) Z-test(n >= 30) - 두 모집단의 '표준편차를 아는지 여부와 상관없이' 표본의 크기가 커서
###                      중심극한정리에 따라 모집단의 분포에 상관없이 두 집단 평균 차이를 검정.
###    - 신뢰구간 : (Xbar1 - Xbar2) ± Z α/2 √(∂1^2 / n1 + ∂2^2 / n2)
###    - 검정통계량(n >= 30) : Z = ((Xbar1 - Xbar2) - (μ1 - μ2)) / √(∂1^2 / n1 + ∂2^2 / n2)
###                              = ((Xbar1 - Xbar2) - (μ1 - μ2)) / √(S1^2 / n1 + S2^2 / n2)
### 2) 합동분산 t-test(n < 30) - 두 모집단의 '표준편차를 모르지만 동일하다는 가정', 
###    (pooled variance)         '정규분포를 따른다는 가정'하에 두 집단 평균차이 검정.
###    - 가정(등분산) : Sp^2 = ((n1 - 1) * S1^2 + (n2 - 1) * S2^2) / (n1 + n2 - 2)
###    - 신뢰구간 : (Xbar1 - Xbar2) ± t n1+n2-2, α/2 * √(Sp^2 * (1 / n1 + 1 / n2))
###    - 검정통계량 : t = ((Xbar1 - Xbar2) - (μ1 - μ2)) / √(Sp^2 * (1 / n1 + 1 / n2))
###    - 자유도 : df = n1 + n2 - 2
### 3) 이분산 t-test(n < 30) - 두 모집단의 '표준편차를 모르며, 정규분포를 따른다는 가정'하에 두 집단 평균 차이 검정
###    - 신뢰구간 : (Xbar1 - Xbar2) ± t df, α/2 * √(S1^2 / n1 + S2^2 / n2)
###    - 검정통계량(n < 30) : ((Xbar1 - Xbar2) - (μ1 - μ2)) / √(S1^2 / n1 + S2^2 / n2)
### ※ 표본평균을 두 개 사용하였으므로 t-test의 자유도를 '-1이 아닌 -2'로 변경
## 런던바게뜨 마케팅 분석 가설검정
## - (주)런던바게뜨는 전국에 120개의 점포를 두고 있다. 주택지역에 있는 점포 30군데와 
##   아파트단지 점포 36군데를 조사했더니 각각 37,233원(표준편차 3,475원), 35,855원(표준편차 2,580원)이었다.
##   지역에 따라 빵구매금액에 차이가 있는가 ? (유의수준 2%, 신뢰수준 98%)
## (1) 가설설정(양측검정) - H0 : μ1 - μ2 = 0 : 두 지역간 빵 구매금액에는 차이가 없다.
##                          H1 : μ1 - μ2 ≠ 0 : 두 지역간 빵 구매금액에는 차이가 있다.
## (2) 유의수준 - α = 0.02 두 지역간 빵 구매금액에 차이가 없음에도 불구하고 
##                차이가 있다고 결론을 내릴 확률이 0.02
## (3) 임계값과 기각영역의 산출 - 98% 신뢰구간의 Z 0.02/2 = Z 0.01은 ±2.326
## (4) 검정통계량의 계산 - ((Xbar1 - Xbar2) - 0) / √(∂1^2 / n1 + ∂2^2 / n2)
##                        = ((37,233 - 35,855) - 0) / √(3475^2 / 30 + 2580^2 / 36) = 1.7979
## (5) 임계치와 검정통계량의 비교 - 귀무가설의 98% 신뢰구간인 임계치 Z-value = ±2.326,
##                                  검정통계량은 +1.7979로 귀무가설의 98% 신뢰구간에 포함된다.
##                                  표준화 값 Z-value 대신 단위가 있는 실제값으로 임계치를 계산하면,
##                                  Zc = ((Xbar1 - Xbar2) - 0) / √(3475^2 / 30 + 2580^2 / 36) = ±2.326
##                                  임계값 ±2.326은 실제 단위로는 Xbar1 - Xbar2 = ±1782.991원에 해당하며,
##                                  검정통계량인 두 집단간 평균의 차이 766.433은 임계치를 안쪽에 위치한다.
## (6) 결론 - 따라서 런던바 두 지역간 빵 구매금액에는 차이가 있다고 볼 수 있다.
# t.test()함수를 이용
t.test(x, y = NULL, alternative = c("two.sided", "less", "greater"), mu = 0, paired = F,
       var.equal = F, conf.level = 0.95, ...) # Paired : 대응표본 여부, var.equal : 등분산 가정
## (주)런던바게뜨 마케팅 분석팀은 상세한 분석을 위해 조사 영역을 전국에서 대전지역으로 좁혔다.
## 대전지역 주택지역의 점포와 아파트단지 점포간 빵 구매금액에 차이가 있는지 분석하려 한다.
## 주택지역에 있는 점포 25군데와 아파트단지 점포 25군데를 조사했더니 
## 각각 36,468원(표준편차 4,938원) 34,056원(표준편차 1,615원)이었다.
## 두 집단간 빵 구매금액에 차이가 있는가 ? (유의수준 5%, 신뢰수준 95%)
# 등분산을 가정한 두 모집단 평균에 대한 가설검정
DF <- read.csv("H_test_mean_bread.csv", fileEncoding = "UTF-8")
x <- DF$Residential
y <- DF$APT
t.test(x, y, alternative = "two.sided", mu = 0, conf.level = 0.95, var.equal = T)
## 전국을 대상으로 분석한 결과와 달리 대전의 두 지역 1회 빵 구매금액이 같지 않음을 알 수 있다.
## 95% 신뢰수준에서 귀무가설을 기각한다.
